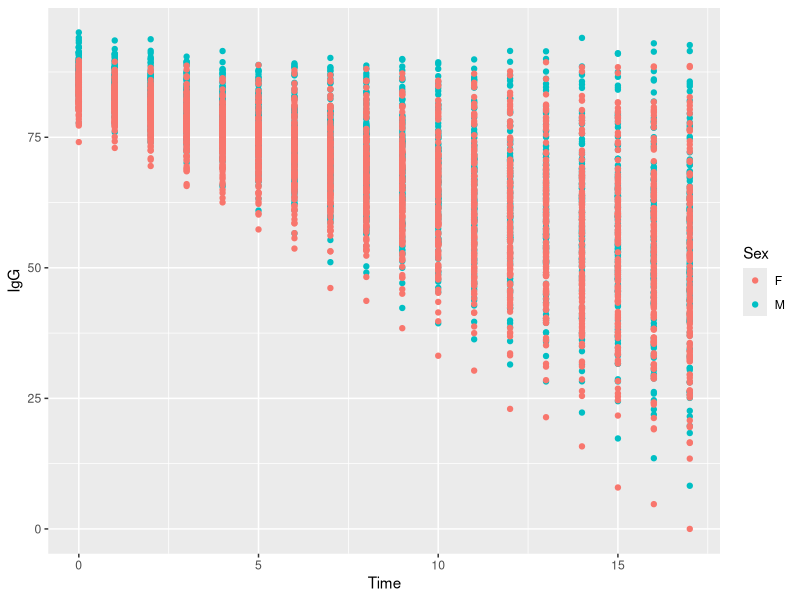

Recreate this plot in R. (Note: this script raises an error after producing the figure.)
library(ggplot2)
Time<-18
Ind<-135

VacDat<-data.frame(NULL)


for(sex in c("M","F")){
  for(i in 1:Ind){
    tmp<-data.frame(
      ID=rep(Ind,Time),
      Time=c(0:(Time-1)),
      Sex=rep(sex,Time)
    )
    tmp$IgG<-rnorm(1,sd=3)+rnorm(1,mean=-2)*tmp$Time+rnorm(tmp$Time)
      
    if(sex=="M"){
      tmp$IgG<-tmp$IgG+2
    }
    VacDat<-rbind(VacDat,tmp)
    tmp<-NA

  }
}

VacDat$IgG<-VacDat$IgG - min(VacDat$IgG)

qplot(Time,IgG,colour=Sex,data=VacDat)

write.csv(VacDat,"./Data/ImmuneData.csv",row.names=F)
